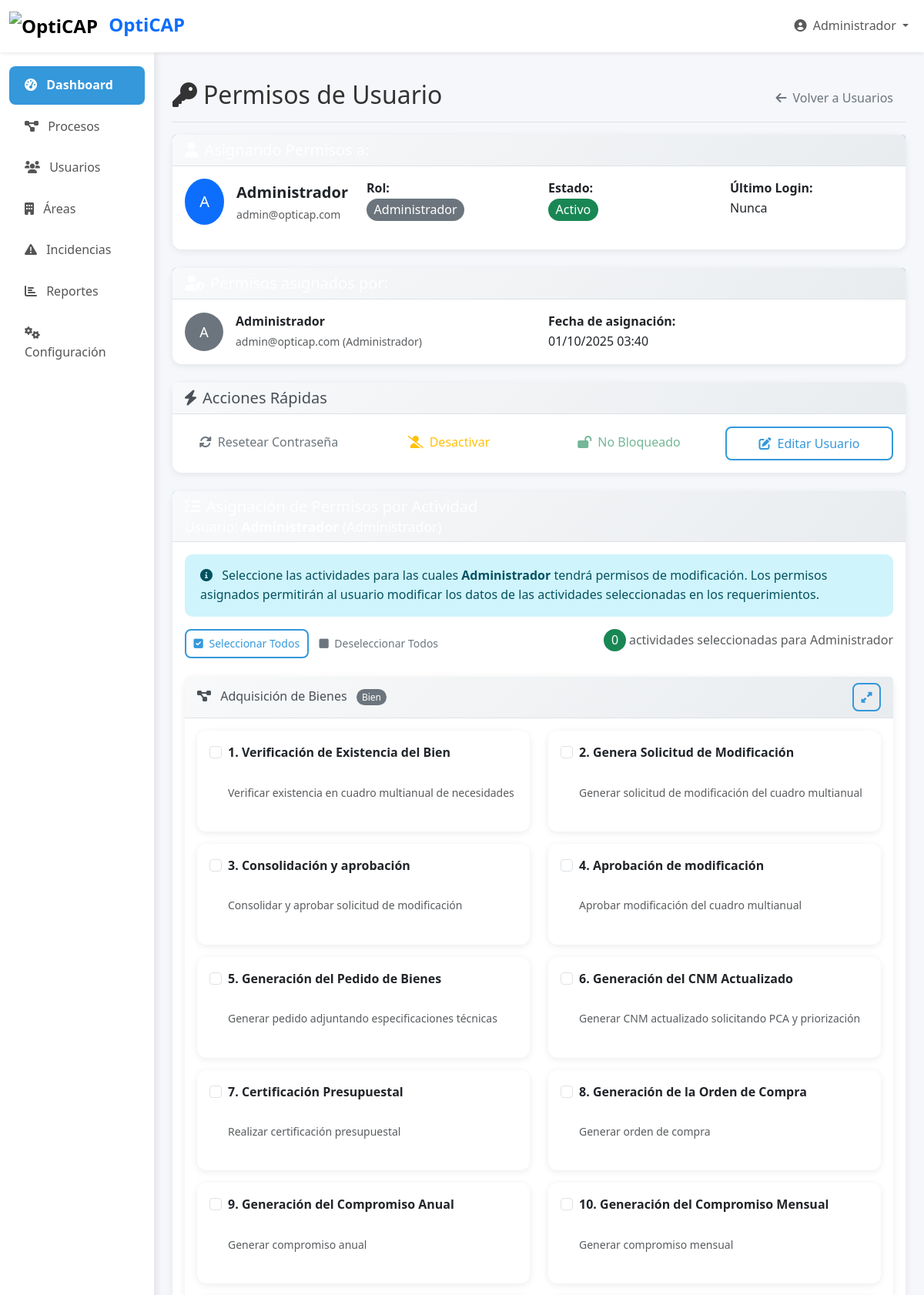
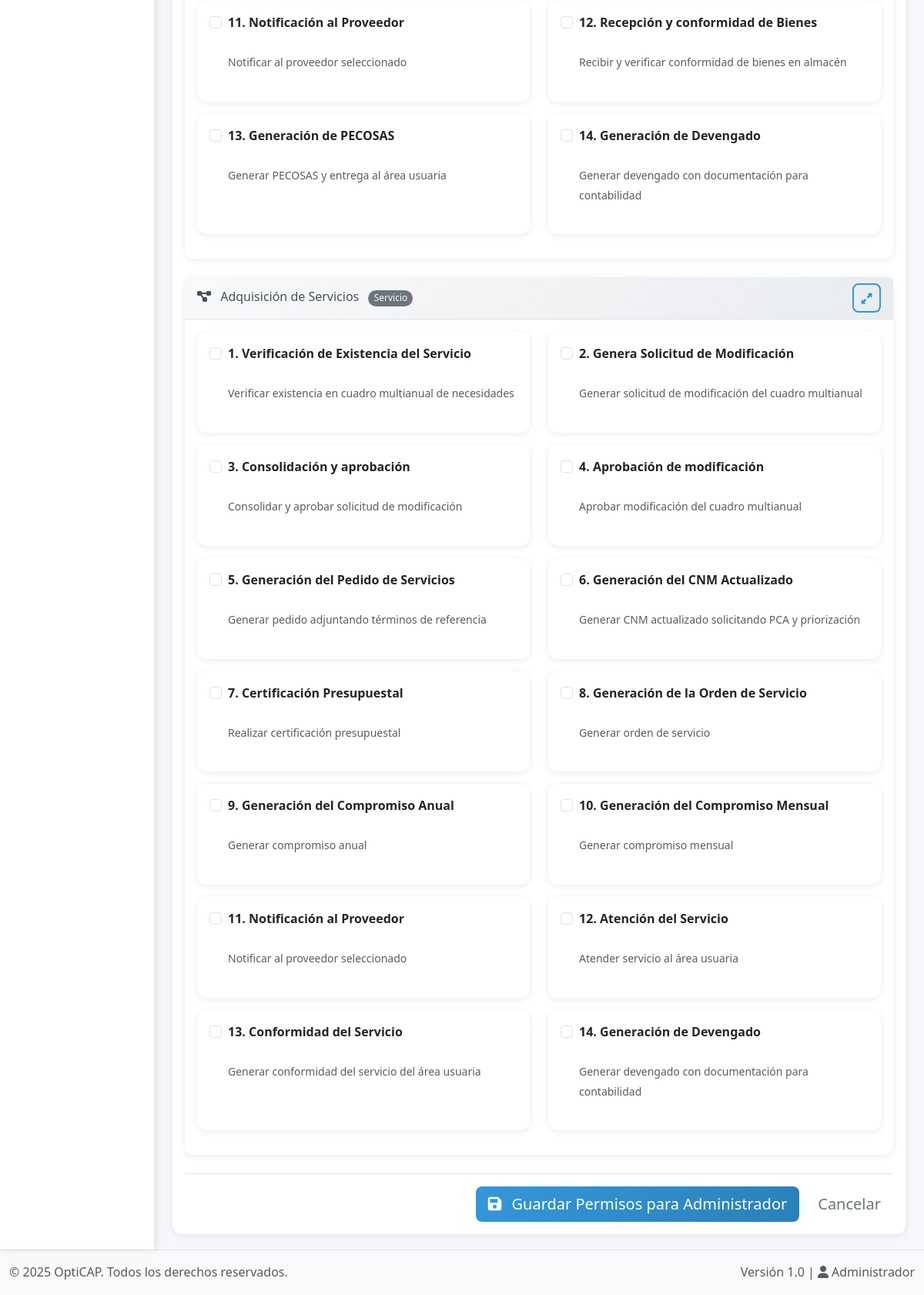
Screenshot of /modules/usuarios/permisos.php?usuario_id=3 (signed in) with the database file from the repository (2 pictures, top to bottom).
### tables this page shows
CREATE TABLE usuarios (
    id INT PRIMARY KEY AUTO_INCREMENT,
    nombre VARCHAR(255) NOT NULL,
    email VARCHAR(255) UNIQUE NOT NULL,
    password VARCHAR(255) NOT NULL,
    rol ENUM('administrador', 'supervisor', 'super_usuario', 'usuario') NOT NULL,
    area_id INT,
    activo BOOLEAN DEFAULT TRUE,
    fecha_creacion TIMESTAMP DEFAULT CURRENT_TIMESTAMP,
    ultimo_login TIMESTAMP NULL,
    intentos_fallidos INT DEFAULT 0,
    bloqueado BOOLEAN DEFAULT FALSE,
    fecha_bloqueo TIMESTAMP NULL,
    FOREIGN KEY (area_id) REFERENCES areas(id)
);

CREATE TABLE actividades (
    id INT PRIMARY KEY AUTO_INCREMENT,
    proceso_id INT NOT NULL,
    nombre VARCHAR(255) NOT NULL,
    descripcion TEXT,
    orden INT NOT NULL,
    tiempo_dias INT NOT NULL,
    actividad_anterior_id INT NULL,
    sla_objetivo INT,
    activo BOOLEAN DEFAULT TRUE,
    FOREIGN KEY (proceso_id) REFERENCES procesos(id),
    FOREIGN KEY (actividad_anterior_id) REFERENCES actividades(id)
);

CREATE TABLE configuraciones_sistema (
    id INT PRIMARY KEY AUTO_INCREMENT,
    nombre_sistema VARCHAR(255) DEFAULT 'OptiCAP',
    logo_url VARCHAR(500),
    smtp_host VARCHAR(255),
    smtp_port INT,
    smtp_user VARCHAR(255),
    smtp_pass VARCHAR(255),
    from_email VARCHAR(255),
    from_name VARCHAR(255),
    email_activo BOOLEAN DEFAULT FALSE,
    fecha_actualizacion TIMESTAMP DEFAULT CURRENT_TIMESTAMP ON UPDATE CURRENT_TIMESTAMP
);

### modules/usuarios/permisos.php (the view, shortened to what the rows shown need)
<?php
require_once '../../includes/funciones.php';
$database = new Database();
$db = $database->getConnection();
$query_procesos = "SELECT p.id as proceso_id, p.nombre as proceso_nombre, p.tipo as proceso_tipo,
                          a.id as actividad_id, a.nombre as actividad_nombre, a.orden, a.descripcion as actividad_descripcion
                   FROM procesos p
                   INNER JOIN actividades a ON p.id = a.proceso_id
                   WHERE p.activo = 1 AND a.activo = 1
                   ORDER BY p.nombre, a.orden";
$stmt_procesos = $db->prepare($query_procesos);
$stmt_procesos->execute();
$actividades = $stmt_procesos->fetchAll(PDO::FETCH_ASSOC);
$procesos = [];
foreach ($actividades as $actividad) {
    $proceso_id = $actividad['proceso_id'];
    if (!isset($procesos[$proceso_id])) {
        $procesos[$proceso_id] = [
            'id' => $actividad['proceso_id'],
            'nombre' => $actividad['proceso_nombre'],
            'tipo' => $actividad['proceso_tipo'],
            'actividades' => []
        ];
    }
    $procesos[$proceso_id]['actividades'][] = [
        'actividad_id' => $actividad['actividad_id'],
        'actividad_nombre' => $actividad['actividad_nombre'],
        'actividad_descripcion' => $actividad['actividad_descripcion'] ?? '',
        'orden' => $actividad['orden']
    ];
}
$permisos_usuario = [];
?>
<!DOCTYPE html>
<html lang="es">
<head>
    <link href="/opticap/assets/css/bootstrap.min.css" rel="stylesheet">
    <link href="/opticap/assets/css/style.css" rel="stylesheet">
    <link rel="stylesheet" href="https://cdnjs.cloudflare.com/ajax/libs/font-awesome/6.0.0/css/all.min.css">
</head>
<body>
    <?php include '../../includes/header.php'; ?>
    <div class="container-fluid">
        <div class="row">
            <main class="col-md-9 ms-sm-auto col-lg-10 px-md-4">
                <div class="d-flex justify-content-between flex-wrap flex-md-nowrap align-items-center pt-3 pb-2 mb-3 border-bottom">
                    <h1 class="h2">
                        <i class="fas fa-key me-2"></i>Permisos de Usuario
                    </h1>
                </div>
                <div class="card mb-4">
                    <div class="card-body">
                        <div class="row">
                            <div class="col-md-3">
                                <div class="d-flex align-items-center mb-3">
                                    <div class="avatar-circle bg-primary text-white rounded-circle d-flex align-items-center justify-content-center me-3" style="width: 60px; height: 60px; font-size: 20px;">
                                        <?php echo strtoupper(substr($usuario['nombre'], 0, 1)); ?>
                                    </div>
                                    <div>
                                        <strong class="d-block fs-5"><?php echo $usuario['nombre']; ?></strong>
                                        <small class="text-muted"><?php echo $usuario['email']; ?></small>
                                    </div>
                                </div>
                            </div>
                            <div class="col-md-3">
                                <strong>Rol:</strong><br>
                                <span class="badge bg-<?php
                                    switch($usuario['rol']) {
                                        default: echo 'secondary';
                                    }
                                ?> fs-6"><?php echo ucfirst(str_replace('_', ' ', $usuario['rol'])); ?></span>
                            </div>
                        </div>
                    </div>
                </div>
                <form method="POST" id="formPermisos">
                    <div class="card">
                        <div class="card-body">
                            <div class="alert alert-info">
                                <i class="fas fa-info-circle me-2"></i>
                                Seleccione las actividades para las cuales <strong><?php echo $usuario['nombre']; ?></strong> tendrá permisos de modificación.
                                Los permisos asignados permitirán al usuario modificar los datos de las actividades seleccionadas en los requerimientos.
                            </div>
                            <div class="row mb-4">
                                <div class="col-md-6 text-end">
                                    <span class="badge bg-success fs-6" id="contadorSeleccionados">0</span>
                                    <span class="text-muted">actividades seleccionadas para <?php echo $usuario['nombre']; ?></span>
                                </div>
                            </div>
                            <?php if (empty($procesos)): ?>
                            <div class="alert alert-warning text-center">
                                <i class="fas fa-exclamation-triangle me-2"></i>
                                No hay procesos y actividades configurados en el sistema.
                            </div>
                            <?php else: ?>
                            <?php foreach ($procesos as $proceso): ?>
                            <div class="card mb-4">
                                <div class="card-header bg-light d-flex justify-content-between align-items-center">
                                    <h6 class="card-title mb-0">
                                        <i class="fas fa-project-diagram me-2"></i>
                                        <?php echo $proceso['nombre']; ?>
                                        <span class="badge bg-secondary ms-2"><?php echo $proceso['tipo']; ?></span>
                                    </h6>
                                    <button type="button" class="btn btn-sm btn-outline-primary" onclick="toggleProceso(<?php echo $proceso['id']; ?>)">
                                        <i class="fas fa-expand-alt"></i>
                                    </button>
                                </div>
                                <div class="card-body proceso-content" id="proceso-<?php echo $proceso['id']; ?>">
                                    <div class="row">
                                        <?php foreach ($proceso['actividades'] as $actividad): ?>
                                        <div class="col-md-6 mb-3">
                                            <div class="card h-100 <?php echo isset($permisos_usuario[$actividad['actividad_id']]) ? 'border-success' : 'border-light'; ?>">
                                                <div class="card-body">
                                                    <div class="form-check">
                                                        <input class="form-check-input permiso-checkbox"
                                                               type="checkbox"
                                                               name="permisos[]"
                                                               value="<?php echo $actividad['actividad_id']; ?>"
                                                               id="actividad_<?php echo $actividad['actividad_id']; ?>"
                                                               <?php echo isset($permisos_usuario[$actividad['actividad_id']]) ? 'checked' : ''; ?>
                                                               onchange="actualizarContador()">
                                                        <label class="form-check-label w-100" for="actividad_<?php echo $actividad['actividad_id']; ?>">
                                                            <strong class="d-block">
                                                                <?php echo $actividad['orden']; ?>. <?php echo $actividad['actividad_nombre']; ?>
                                                            </strong>
                                                            <?php if (!empty($actividad['actividad_descripcion'])): ?>
                                                            <br><small class="text-muted"><?php echo $actividad['actividad_descripcion']; ?></small>
                                                            <?php endif; ?>
                                                        </label>
                                                    </div>
                                                </div>
                                            </div>
                                        </div>
                                        <?php endforeach; ?>
                                    </div>
                                </div>
                            </div>
                            <?php endforeach; ?>
                            <?php endif; ?>
                            <div class="d-grid gap-2 d-md-flex justify-content-md-end border-top pt-3">
                                <button type="submit" class="btn btn-primary btn-lg">
                                    <i class="fas fa-save me-2"></i> Guardar Permisos para <?php echo $usuario['nombre']; ?>
                                </button>
                                <a href="usuarios.php" class="btn btn-outline-secondary btn-lg">Cancelar</a>
                            </div>
                        </div>
                    </div>
                </form>
            </main>
        </div>
    </div>
    <?php include '../../includes/footer.php'; ?>
</body>
</html>

### includes/footer.php (shortened to what the rows shown need)
<footer class="footer mt-auto py-3 bg-light border-top">
    <div class="container-fluid">
        <div class="row align-items-center">
            <div class="col-md-6">
                <span class="text-muted">
                    &copy; <?php echo date('Y'); ?> <?php
                    $database = new Database();
                    $db = $database->getConnection();
                    $query = "SELECT nombre_sistema FROM configuraciones_sistema ORDER BY id DESC LIMIT 1";
                    $stmt = $db->prepare($query);
                    $stmt->execute();
                    $config = $stmt->fetch(PDO::FETCH_ASSOC);
                    echo $config['nombre_sistema'] ?? 'OptiCAP';
                    ?>. Todos los derechos reservados.
                </span>
            </div>
        </div>
    </div>
</footer>

### rows the page displays
usuarios: nombre "A", nombre "Administrador", email "admin@opticap.com", rol "Administrador"
actividades: orden "1", nombre "Verificación de Existencia del Bien", descripcion "Verificar existencia en cuadro multianual de necesidades"
actividades: orden "5", nombre "Generación del Pedido de Bienes", descripcion "Generar pedido adjuntando especificaciones técnicas"
actividades: orden "8", nombre "Generación de la Orden de Compra", descripcion "Generar orden de compra"
actividades: orden "12", nombre "Recepción y conformidad de Bienes", descripcion "Recibir y verificar conformidad de bienes en almacén"
actividades: orden "13", nombre "Generación de PECOSAS", descripcion "Generar PECOSAS y entrega al área usuaria"
actividades: orden "1", nombre "Verificación de Existencia del Servicio", descripcion "Verificar existencia en cuadro multianual de necesidades"
actividades: orden "2", nombre "Genera Solicitud de Modificación", descripcion "Generar solicitud de modificación del cuadro multianual"
actividades: orden "3", nombre "Consolidación y aprobación", descripcion "Consolidar y aprobar solicitud de modificación"
actividades: orden "4", nombre "Aprobación de modificación", descripcion "Aprobar modificación del cuadro multianual"
actividades: orden "5", nombre "Generación del Pedido de Servicios", descripcion "Generar pedido adjuntando términos de referencia"
actividades: orden "6", nombre "Generación del CNM Actualizado", descripcion "Generar CNM actualizado solicitando PCA y priorización"
actividades: orden "7", nombre "Certificación Presupuestal", descripcion "Realizar certificación presupuestal"
actividades: orden "8", nombre "Generación de la Orden de Servicio", descripcion "Generar orden de servicio"
actividades: orden "9", nombre "Generación del Compromiso Anual", descripcion "Generar compromiso anual"
actividades: orden "10", nombre "Generación del Compromiso Mensual", descripcion "Generar compromiso mensual"
actividades: orden "11", nombre "Notificación al Proveedor", descripcion "Notificar al proveedor seleccionado"
actividades: orden "12", nombre "Atención del Servicio", descripcion "Atender servicio al área usuaria"
actividades: orden "13", nombre "Conformidad del Servicio", descripcion "Generar conformidad del servicio del área usuaria"
actividades: orden "14", nombre "Generación de Devengado", descripcion "Generar devengado con documentación para contabilidad"
configuraciones_sistema: nombre_sistema "OptiCAP"

### other values shown
$_SESSION['nombre'] "Administrador"
substr($_SESSION['nombre'], 0, 1) "A"
$_SESSION['email'] "admin@opticap.com"
$proceso['nombre'] "Adquisición de Bienes"
$proceso['tipo'] "Bien"
$actividad['orden'] "2"
$actividad['actividad_nombre'] "Genera Solicitud de Modificación"
$actividad['actividad_descripcion'] "Generar solicitud de modificación del cuadro multianual"
$actividad['orden'] "3"
$actividad['actividad_nombre'] "Consolidación y aprobación"
$actividad['actividad_descripcion'] "Consolidar y aprobar solicitud de modificación"
$actividad['orden'] "4"
$actividad['actividad_nombre'] "Aprobación de modificación"
$actividad['actividad_descripcion'] "Aprobar modificación del cuadro multianual"
$actividad['orden'] "6"
